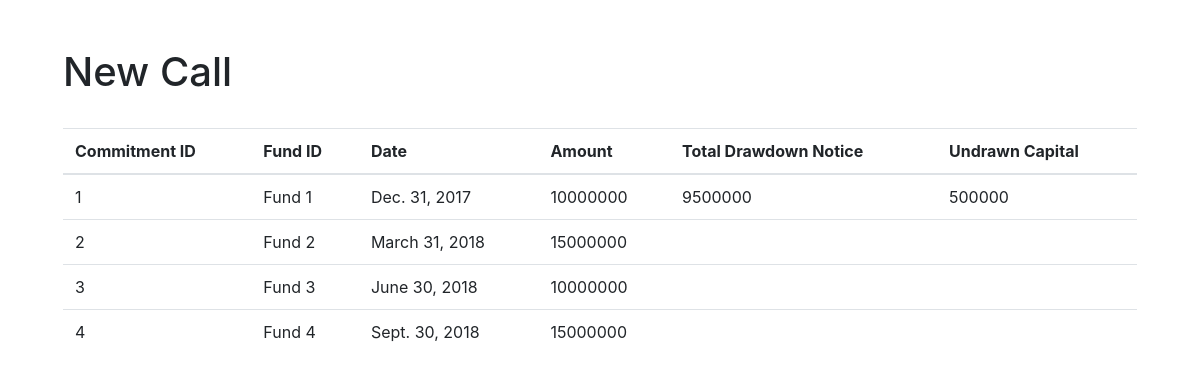
Page /newcall/ on the earlier database version.
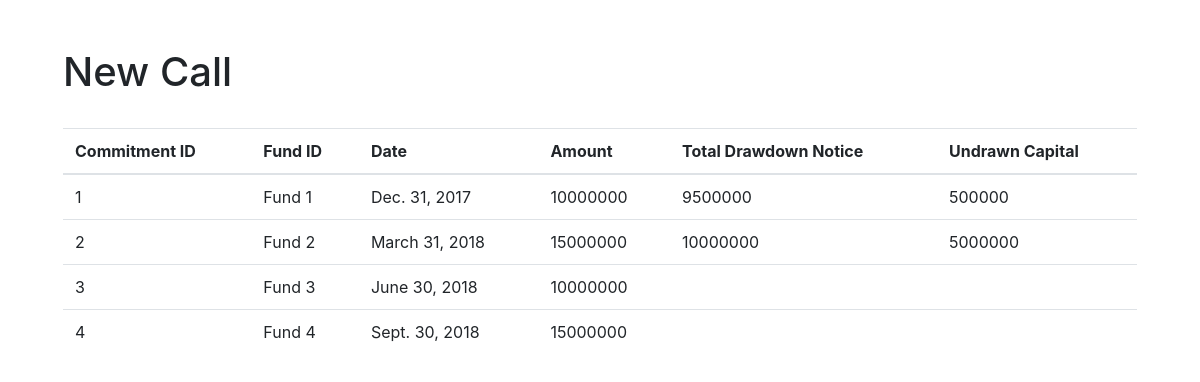
Same page on the later database version.
### funding/models.py (models this page shows, shortened)
class data_commitment(models.Model):
    commitment_id = models.AutoField(primary_key=True)
    fund_id = models.ForeignKey(data_fund, on_delete=models.CASCADE)
    date = models.DateField()
    amount = models.IntegerField()

class data_fund(models.Model):
    fund_id = models.IntegerField(primary_key=True)
    fund_name = models.CharField(max_length=40)
    def __str__(self):
        return self.fund_name

class data_fund_investment(models.Model):
    id = models.AutoField(primary_key=True)
    call_id = models.ForeignKey(data_call, on_delete=models.CASCADE)
    commitment_id = models.ForeignKey(data_commitment, on_delete=models.CASCADE)
    fund_id = models.ForeignKey(data_fund, on_delete=models.CASCADE)

class data_call(models.Model):
    call_id = models.AutoField(primary_key=True)
    date = models.DateField()
    investment_name = models.CharField(max_length=40)
    capital_requirement = models.IntegerField()

### funding/views.py (the view)
# urls.py: path('newcall/', views.newcall, name='newcall'),
def newcall(request):
    latest_commitment_list = data_commitment.objects.order_by('commitment_id')[:100]
    data_fund_investment_list = data_fund_investment.objects.order_by('id')[:100]
    dfi = data_fund_investment.objects.select_related('commitment_id')
    template = loader.get_template('funding/newcall.html')
    context = {
        'latest_commitment_list': latest_commitment_list,
        'data_fund_investment_list': data_fund_investment_list,
        'dfi': dfi
    }
    return HttpResponse(template.render(context, request))

### funding/templates/funding/newcall.html (shortened to what this page needs)
<html><head>
<link rel="stylesheet" href="https://stackpath.bootstrapcdn.com/bootstrap/4.3.1/css/bootstrap.min.css">
</head>
<body class=" m-5">
<div class="container">
<h1>New Call</h1>
</div>
<br />
<div class="container">
{% load mathfilters %}
{% if latest_commitment_list %}
    <table class="table table-hover">
        <tr>
        <th>Commitment ID</th>
        <th>Fund ID</th>
        <th>Date</th>
        <th>Amount</th>
        <th>Total Drawdown Notice</th>
        <th>Undrawn Capital</th>
        </tr>
    <tbody>
    {% for commitment in latest_commitment_list %}
        <tr>
        <td>{{ commitment.commitment_id }}</td>
        <td>{{ commitment.fund_id }}</td>
        <td>{{ commitment.date }}</td>
        <td>{{ commitment.amount }}
        <td>
            {% for commit in commitment.data_fund_investment_set.all %}
                {{commit.call_id.capital_requirement}}
            {% endfor %}
        </td>
        <td>
            {% for commit in commitment.data_fund_investment_set.all %}
                {{commitment.amount|sub:commit.call_id.capital_requirement}}
            {% endfor %}
        </td>
        </tr>
    {% endfor %}
    </tbody>
    </table>
{% else %}
    <p>No commitments are available.</p>
{% endif %}
</div>
</body>
</html>

Differences in the rows shown:
added data_fund_investment: call_id.capital_requirement "10000000", {{ commitment.amount|sub:commit.call_id.capital_requirement }} "5000000", shown under data_commitment "March 31, 2018"
